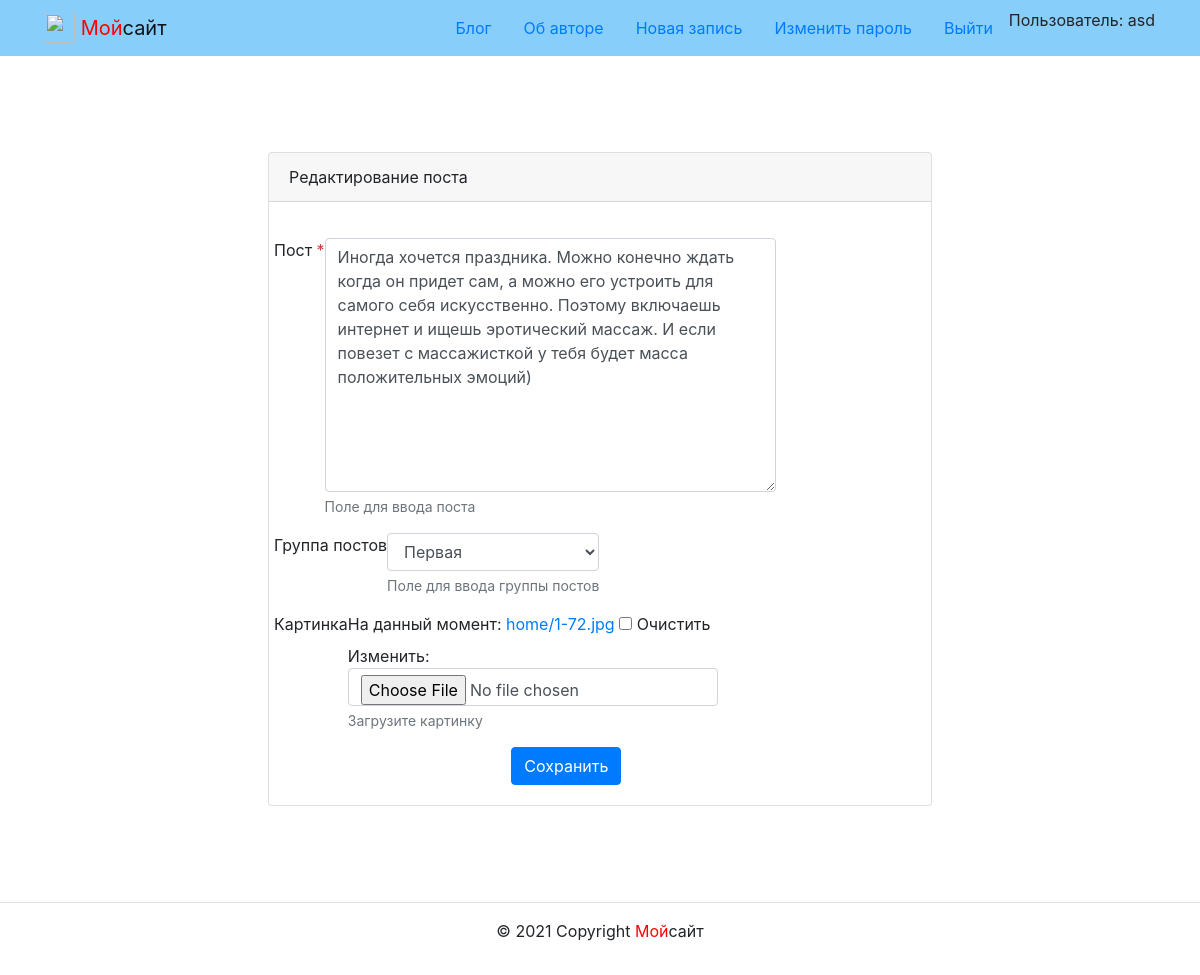
The app's page /posts/2/edit/ (signed in) with its own data.
### home/models.py (models this page shows, shortened)
class Post(models.Model):
    text = models.TextField(
        verbose_name='Пост',
        help_text='Поле для ввода поста')
    pub_date = models.DateTimeField(
        auto_now_add=True,
        verbose_name='Дата публикации',
        help_text='Дата публикации')
    author = models.ForeignKey(
        User,
        on_delete=models.CASCADE,
        related_name='posts',
        verbose_name='Автор публикации',
        help_text='автор публикации')
    group = models.ForeignKey(
        Group,
        on_delete=models.SET_NULL,
        related_name='posts',
        blank=True, null=True,
        verbose_name='Группа постов',
        help_text='Поле для ввода группы постов')
    image = models.ImageField(
        'Картинка',
        upload_to='home/',
        blank=True,
        null=True,
        help_text='Загрузите картинку'
    )
    class Meta:
        ordering = ('-pub_date',)
        verbose_name = 'Пост'
        verbose_name_plural = 'Посты'

### home/views.py (the view, shortened to what this page needs)
# urls.py: path('posts/<post_id>/edit/', views.post_edit, name='post_edit'),
@login_required
def post_edit(request, post_id):
    post = get_object_or_404(Post, id=post_id)
    if post.author != request.user:
        return redirect('home:post_detail', post_id)
    if request.method != 'POST':
        form = PostForm(instance=post)
        return render(request, 'home/create_post.html',
                               {'form': form, 'is_edit': True})

### home/forms.py
class PostForm(forms.ModelForm):
    class Meta:
        model = Post
        fields = ('text', 'group', 'image')

### core/context_processors/year.py (called while the page is built)
def year(request):
    return {'year': dt.datetime.now().year}

### core/templatetags/user_filters.py (called while the page is built)
@register.filter
def addclass(field, css):
    return field.as_widget(attrs={'class': css})

### home/models.py (called while the page is built)
    def __str__(self) -> str:
        return self.title

### templates/home/create_post.html (shortened to what this page needs)
{% extends 'base.html' %}
{% block content %}
{% load user_filters %}
      <div class="container py-5">
        <div class="row justify-content-center">
          <div class="col-md-8 p-5">
            <div class="card">
              <div class="card-header">
               {% if is_edit %}
                Редактирование поста
                {% else %}
                Новый пост
                {% endif %}
              </div>
              <div class="card-body">
              <form method="post" enctype="multipart/form-data">
                    {% for field in form %}
                     <div class="form-group row my-3"
                       {% if field.field.required %}
                          aria-required="true"
                       {% else %}
                          aria-required="false"
                       {% endif %}
                     >
                       <label for="{{ field.id_for_label }}">
                       {{ field.label }}
                         {% if field.field.required %}
                          <span class="required text-danger">*</span>
                         {% endif %}
                       </label>
                     <div>
                     {{ field|addclass:'form-control' }}
                       {% if field.help_text %}
                         <small id="{{ field.id_for_label }}-help" class="form-text text-muted">
                       {{ field.help_text|safe }}
                       </small>
                     {% endif %}
                     </div>
                     </div>
                   {% endfor %}
                   <div class="col-md-6 offset-md-4">
                   <button type="submit" class="btn btn-primary">
                    {% if is_edit %}
                      Сохранить
                      {% else %}
                       Добавить
                      {% endif %}
                       </button>
                  </div>
                </form>
              </div>
            </div>
          </div>
        </div>
      </div>
{% endblock %}

### templates/includes/header.html (shortened to what this page needs)
<header>
  <nav class="navbar navbar-light" style="background-color: lightskyblue">
    <div class="container">
      <a class="navbar-brand" href="{% url 'home:index' %}">
       {% load static %}
        <img src="{% static 'img/logo.png' %}" width="30" height="30" class="d-inline-block align-top" alt="">
        <span style="color:red">Мой</span>сайт
      </a>
      {% with request.resolver_match.view_name as view_name %}
      <ul class="nav nav-pills">
        <li class="nav-item">
          <a class="nav-link {% if view_name  == 'blog:list_of_scripts' %}active{% endif %}" href="{% url 'blog:list_of_scripts' %}">Блог</a>
        </li>
        <li class="nav-item">
          <a class="nav-link {% if view_name  == 'about:author' %}active{% endif %}" href="{% url 'about:author' %}">Об авторе</a>
        </li>
        {% if user.is_authenticated %}
        <li class="nav-item">
          <a class="nav-link" href="{% url 'home:post_create' %}">Новая запись</a>
        </li>
        <li class="nav-item">
          <a class="nav-link link-light" href="{% url 'users:password_change_form' %}">Изменить пароль</a>
        </li>
        <li class="nav-item">
          <a class="nav-link link-light" href="{% url 'users:logout' %}">Выйти</a>
        </li>
        <li>
          Пользователь: {{ user.username }}
        {% endif %}
      </ul>
      {% endwith %}
    </div>
  </nav>
</header>

### records on screen
Post: form "Иногда хочется праздника. Можно конечно ждать когда он придет сам, а можно его устроить для самого себя искусственно. Поэтому включаешь интернет и ищешь эротический массаж. И если повезет с массажисткой у тебя будет масса положительных эмоций)" "Первая"

### other values on screen
{{ user.username }} "asd"
{{ field.label }} "Пост" "Группа постов" "Картинка"
{{ field.help_text|safe }} "Поле для ввода поста" "Поле для ввода группы постов" "Загрузите картинку"
